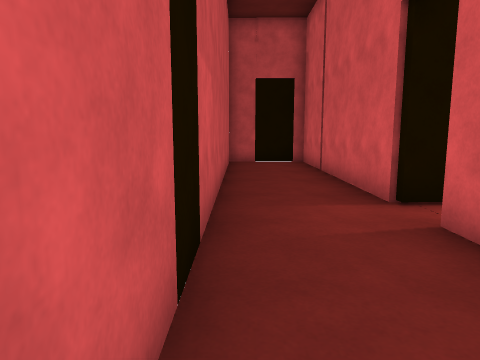
view 1 (above)

16 first-person views from a walk through a 3-D level made in the Unity game engine. The camera is 1.2 m above the floor, tilts 8° down and sees 70° across. The floor is counted in squares, 1 m on a side. Each view is taken from the middle of a square. On the plan, view 1 faces up. The plan holds only what a view shows up to about 14 squares ahead; the rest is blank. The player is left out. Surface patterns are stand-ins for the level's own textures.

view 2
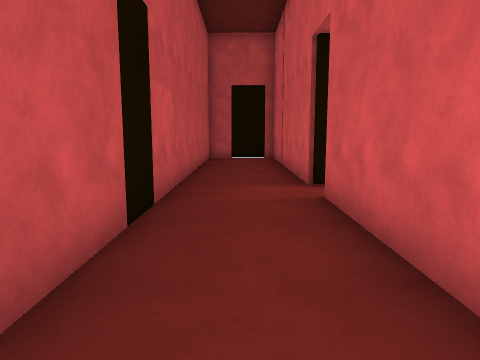

view 3
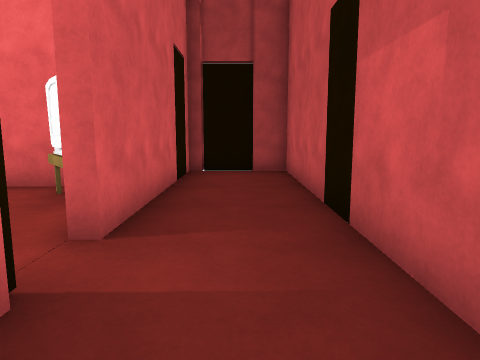

view 4
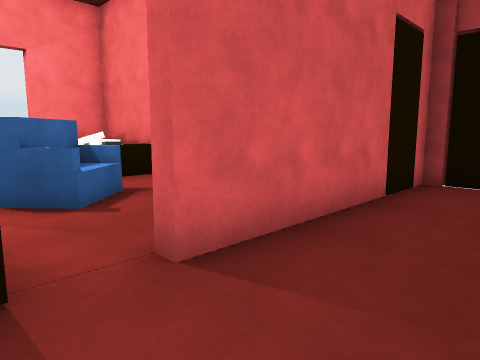

view 5
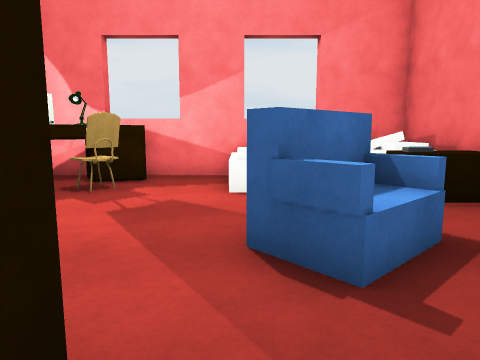

view 6
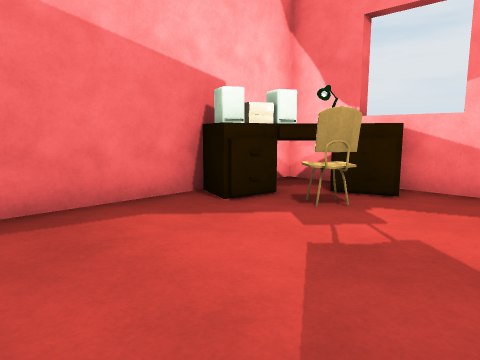

view 7
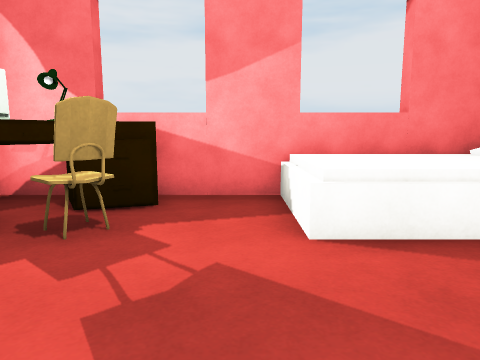

view 8
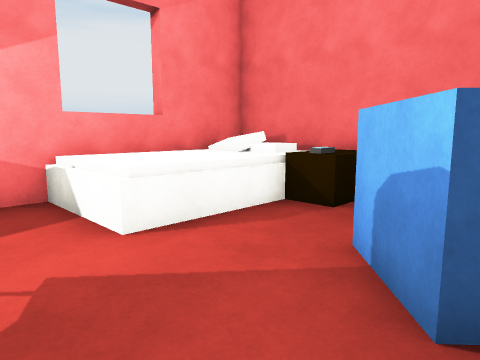

view 9
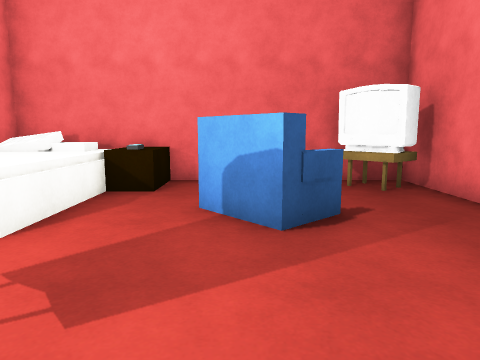

view 10
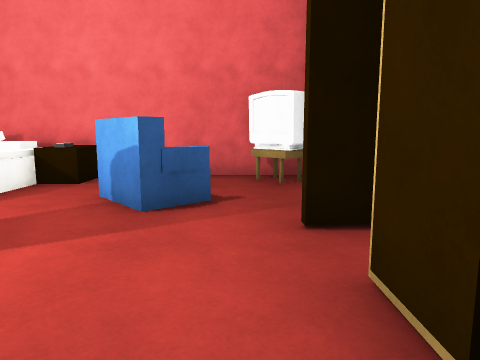

view 11
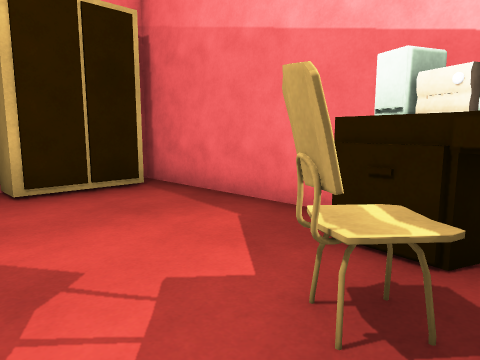

view 12
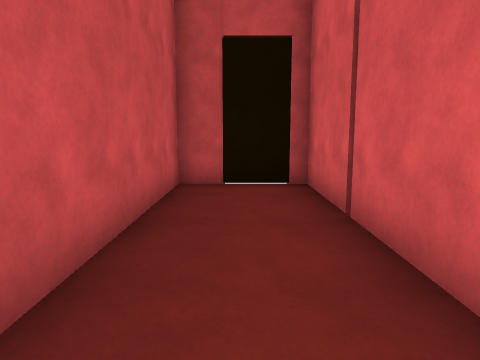

view 13
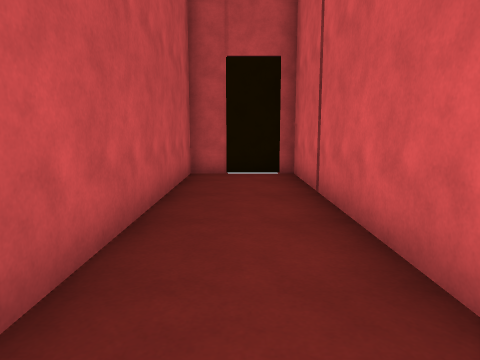

view 14
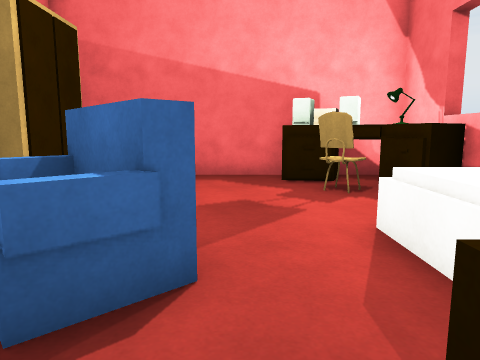

view 15
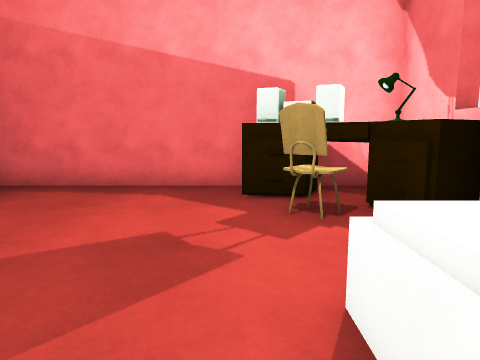

view 16
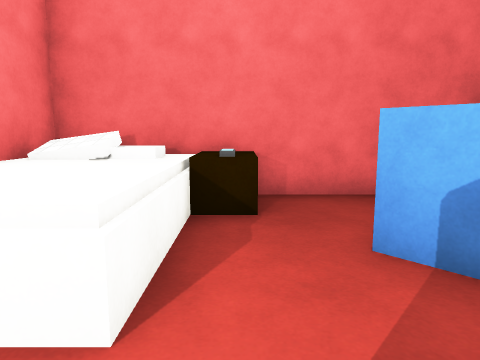

### Floor plan
Ten units are one square. View 1 is at (0, 0); x grows to the right and y downward. Boxes are objects, and circles mark ways between rooms. Rooms are numbered by the first view taken in them; rooms with no view inside come last. Other rooms are left out.
<svg viewBox="-9 -144 139 174">
<path fill="none" stroke="#000" d="M26 -56 26 -139 -4 -139 -4 25 6 25M22 25 26 25 26 -43M43 -57 26 -56M33 -58 43 -59M29 -34 29 -5 125 -5 125 -106 29 -106M26 -43 30 -43M40 -100 40 -74 29 -74"/>
<rect x="35" y="-15" width="20" height="10" fill="#bbb"><title>TV</title></rect>
<rect x="35" y="-25" width="10" height="10" fill="#bbb"><title>other object</title></rect>
<rect x="55" y="-55" width="30" height="30" fill="#bbb"><title>sofa</title></rect>
<rect x="85" y="-25" width="20" height="20" fill="#bbb"><title>black block</title></rect>
<rect x="85" y="-95" width="40" height="20" fill="#bbb"><title>other object</title></rect>
<rect x="85" y="-105" width="30" height="20" fill="#bbb"><title>other object</title></rect>
<rect x="95" y="-55" width="30" height="50" fill="#bbb"><title>bed</title></rect>
<rect x="105" y="-105" width="10" height="10" fill="#bbb"><title>other object</title></rect>
<rect x="115" y="-95" width="10" height="10" fill="#bbb"><title>lamp</title></rect>
<circle cx="30" cy="-50" r="3" fill="#2a7"/>
<text x="10" y="-60">1</text>
<text x="80" y="-50">2</text>
</svg>
Room 1 opens to room 2.

Where each view was taken, in squares from view 1:
view 1: 0 up, 0 right, facing up
view 2: 2 down, 1 right, facing up
view 3: 8 up, 1 right, facing down
view 4: 6 up, 0 right, facing down-right
view 5: 5 up, 3 right, facing right
view 6: 5 up, 5 right, facing up-right
view 7: 6 up, 6 right, facing right
view 8: 7 up, 6 right, facing down-right
view 9: 9 up, 7 right, facing down
view 10: 10 up, 5 right, facing down
view 11: 6 up, 11 right, facing up-left
view 12: 6 up, 1 right, facing up
view 13: 4 up, 1 right, facing up
view 14: 1 up, 8 right, facing up
view 15: 3 up, 9 right, facing up
view 16: 7 up, 9 right, facing down
